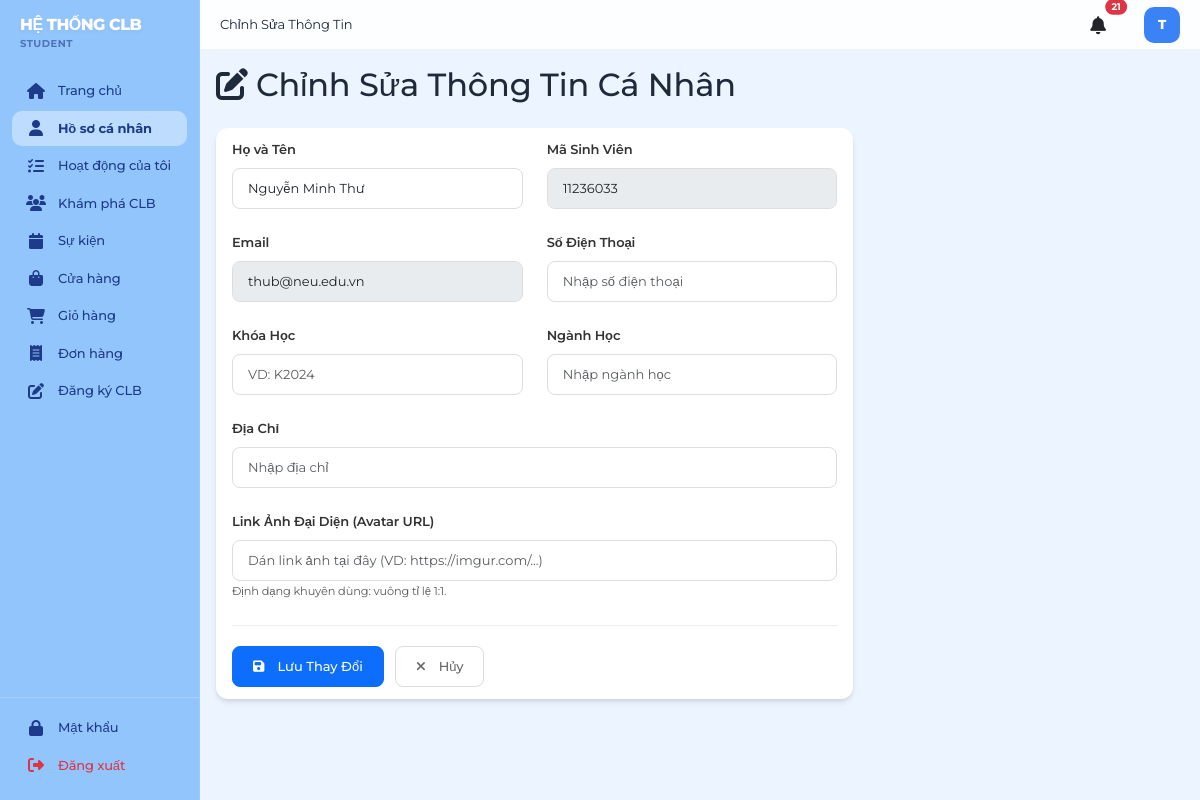
The app's page /student/profile/edit (signed in) with its own data.
### models.py (models this page shows, shortened)
class User(db.Model):
    __tablename__ = 'users'
    id = db.Column(db.Integer, primary_key=True)
    username = db.Column(db.String(120), unique=True, nullable=False)
    email = db.Column(db.String(120), unique=True, nullable=False)
    password_hash = db.Column(db.String(255), nullable=False)
    user_type = db.Column(db.String(20), nullable=False)  # student, club, admin
    status = db.Column(db.String(20), default=STATUS_ACTIVE)  # active, inactive
    created_at = db.Column(db.DateTime, default=datetime.utcnow)
    updated_at = db.Column(db.DateTime, default=datetime.utcnow, onupdate=datetime.utcnow)
    student_profile = db.relationship('Student', backref='user', uselist=False, cascade='all, delete-orphan')
    club_profile = db.relationship('Club', backref='user', uselist=False, cascade='all, delete-orphan', foreign_keys='Club.user_id')
    def is_student(self):
        return self.user_type == USER_TYPE_STUDENT
    def is_club(self):
        return self.user_type == USER_TYPE_CLUB

class Student(db.Model):
    __tablename__ = 'students'
    id = db.Column(db.Integer, primary_key=True)
    user_id = db.Column(db.Integer, db.ForeignKey('users.id'), nullable=False)
    student_code = db.Column(db.String(50), unique=True, nullable=False)
    full_name = db.Column(db.String(200), nullable=False)
    phone = db.Column(db.String(20))
    address = db.Column(db.String(255))
    university_year = db.Column(db.Integer)  # Năm học
    major = db.Column(db.String(100))
    avatar_url = db.Column(db.String(255))
    achievement_points = db.Column(db.Integer, default=0)  # Điểm Đoàn
    created_at = db.Column(db.DateTime, default=datetime.utcnow)
    updated_at = db.Column(db.DateTime, default=datetime.utcnow, onupdate=datetime.utcnow)
    club_applications = db.relationship('ClubApplication', backref='student', cascade='all, delete-orphan')
    event_registrations = db.relationship('EventRegistration', backref='student', cascade='all, delete-orphan')
    orders = db.relationship('Order', backref='student', cascade='all, delete-orphan')

### app.py (the view, shortened to what this page needs)
@app.route('/student/profile/edit', methods=['GET', 'POST'])
@login_required
def student_profile_edit():
    if not current_user.is_student():
        return redirect(url_for('index'))
    student = current_user.student_profile
    return render_template('student/profile_edit.html', student=student)

### templates/student/profile_edit.html (shortened to what this page needs)
{% extends "base.html" %}
{% block page_title %}Chỉnh Sửa Thông Tin{% endblock %}
{% block content %}
<h2 class="page-title mb-4">
    <i class="fas fa-edit me-2"></i>Chỉnh Sửa Thông Tin Cá Nhân
</h2>
<div class="row">
    <div class="col-md-8">
        <div class="card">
            <div class="card-body p-4">
                <form method="POST">
                    <div class="row mb-4">
                        <div class="col-md-6">
                            <label class="form-label" style="color: #333; font-weight: 600;">Họ và Tên</label>
                            <input type="text" name="full_name" class="form-control" value="{{ student.full_name or '' }}" required>
                        </div>
                        <div class="col-md-6">
                            <label class="form-label" style="color: #333; font-weight: 600;">Mã Sinh Viên</label>
                            <input type="text" name="student_code" class="form-control" value="{{ student.student_code or '' }}" disabled>
                        </div>
                    </div>
                    <div class="row mb-4">
                        <div class="col-md-6">
                            <label class="form-label" style="color: #333; font-weight: 600;">Email</label>
                            <input type="email" class="form-control" value="{{ current_user.email }}" disabled>
                        </div>
                        <div class="col-md-6">
                            <label class="form-label" style="color: #333; font-weight: 600;">Số Điện Thoại</label>
                            <input type="text" name="phone" class="form-control" value="{{ student.phone or '' }}" placeholder="Nhập số điện thoại">
                        </div>
                    </div>
                    <div class="row mb-4">
                        <div class="col-md-6">
                            <label class="form-label" style="color: #333; font-weight: 600;">Khóa Học</label>
                            <input type="text" name="university_year" class="form-control" value="{{ student.university_year or '' }}" placeholder="VD: K2024">
                        </div>
                        <div class="col-md-6">
                            <label class="form-label" style="color: #333; font-weight: 600;">Ngành Học</label>
                            <input type="text" name="major" class="form-control" value="{{ student.major or '' }}" placeholder="Nhập ngành học">
                        </div>
                    </div>
                    <div class="row mb-4">
                        <div class="col-12">
                            <label class="form-label" style="color: #333; font-weight: 600;">Địa Chỉ</label>
                            <input type="text" name="address" class="form-control" value="{{ student.address or '' }}" placeholder="Nhập địa chỉ">
                        </div>
                    </div>
                    <div class="row mb-4">
                        <div class="col-12">
                            <label class="form-label" style="color: #333; font-weight: 600;">Link Ảnh Đại Diện (Avatar URL)</label>
                            <input type="url" name="avatar_url" class="form-control" value="{{ student.avatar_url or '' }}" placeholder="Dán link ảnh tại đây (VD: https://imgur.com/...)">
                            <small class="text-muted">Định dạng khuyên dùng: vuông tỉ lệ 1:1.</small>
                        </div>
                    </div>
                    <div style="padding-top: 20px; border-top: 1px solid #eee;">
                        <button type="submit" class="btn btn-primary me-2">
                            <i class="fas fa-save me-2"></i>Lưu Thay Đổi
                        </button>
                        <a href="{{ url_for('student_profile') }}" class="btn btn-outline-secondary">
                            <i class="fas fa-times me-2"></i>Hủy
                        </a>
                    </div>
                </form>
            </div>
        </div>
    </div>
</div>
<link rel="stylesheet" href="{{ url_for('static', filename='css/student/profile_edit.css') }}">
{% endblock %}

### templates/base.html (shortened to what this page needs)
<!DOCTYPE html>
<html lang="vi">
<head>
    <link href="https://cdn.jsdelivr.net/npm/bootstrap@5.3.0/dist/css/bootstrap.min.css" rel="stylesheet">
    <link rel="stylesheet" href="https://cdnjs.cloudflare.com/ajax/libs/font-awesome/6.4.0/css/all.min.css">
<link rel="stylesheet" href="{{ url_for('static', filename='css/style.css') }}">
</head>
<body>
    <div class="layout">
        {% if not hide_sidebar %}
        <div class="sidebar">
            <div class="logo">
                <h5>HỆ THỐNG CLB</h5>
                <p>{% if current_user.is_authenticated %}{{ current_user.user_type }}{% else %}Sinh viên{% endif %}</p>
            </div>
            <nav class="sidebar-nav">
                {% if current_user.is_authenticated %}
                    {% if current_user.is_student() %}
                        <div class="nav-item">
                            <a href="{{ url_for('student_dashboard') }}" class="nav-link {% if request.endpoint == 'student_dashboard' %}active{% endif %}">
                                <i class="fas fa-home"></i> Trang chủ
                            </a>
                        </div>
                        <div class="nav-item">
                            <a href="{{ url_for('student_profile') }}" class="nav-link {% if request.endpoint and 'profile' in request.endpoint %}active{% endif %}">
                                <i class="fas fa-user"></i> Hồ sơ cá nhân
                            </a>
                        </div>
                        <div class="nav-item">
                            <a href="{{ url_for('student_activities') }}" class="nav-link {% if request.endpoint == 'student_activities' %}active{% endif %}">
                                <i class="fas fa-tasks"></i> Hoạt động của tôi
                            </a>
                        </div>
                        <div class="nav-item">
                            <a href="{{ url_for('student_clubs') }}" class="nav-link {% if request.endpoint == 'student_clubs' %}active{% endif %}">
                                <i class="fas fa-users"></i> Khám phá CLB
                            </a>
                        </div>
                        <div class="nav-item">
                            <a href="{{ url_for('student_events') }}" class="nav-link {% if request.endpoint == 'student_events' %}active{% endif %}">
                                <i class="fas fa-calendar"></i> Sự kiện
                            </a>
                        </div>
                        <div class="nav-item">
                            <a href="{{ url_for('products_list') }}" class="nav-link {% if 'product' in request.endpoint|string %}active{% endif %}">
                                <i class="fas fa-shopping-bag"></i> Cửa hàng
                            </a>
                        </div>
                        <div class="nav-item">
                            <a href="{{ url_for('cart') }}" class="nav-link {% if request.endpoint == 'cart' %}active{% endif %}">
                                <i class="fas fa-shopping-cart"></i> Giỏ hàng
                            </a>
                        </div>
                        <div class="nav-item">
                            <a href="{{ url_for('orders_list') }}" class="nav-link {% if request.endpoint == 'orders_list' %}active{% endif %}">
                                <i class="fas fa-receipt"></i> Đơn hàng
                            </a>
                        </div>
                        <div class="nav-item">
                            <a href="{{ url_for('student_club_register') }}" class="nav-link {% if request.endpoint == 'student_club_register' %}active{% endif %}">
                                <i class="fas fa-edit"></i> Đăng ký CLB
                            </a>
                        </div>
                    {% endif %}
                {% endif %}
            </nav>
            {% if current_user.is_authenticated %}
            <div class="sidebar-footer">
                <div class="nav-item">
                    <a href="{{ url_for('change_credentials') }}" class="nav-link {% if request.endpoint == 'change_credentials' %}active{% endif %}">
                        <i class="fas fa-lock"></i> Mật khẩu
                    </a>
                </div>
                <div class="nav-item">
                    <a href="{{ url_for('logout') }}" class="nav-link text-danger">
                        <i class="fas fa-sign-out-alt"></i> Đăng xuất
                    </a>
                </div>
            </div>
            {% endif %}
        </div>
        {% endif %}
        <div class="main-container {% if hide_sidebar %}no-sidebar{% endif %}">
            {% if not hide_sidebar %}
            <div class="top-header">
                <div class="header-left">
                    {% block page_title %}{% endblock %}
                </div>
                <div class="header-right">
                    <a href="{{ url_for('notifications_list') }}" class="notification-icon position-relative text-dark text-decoration-none me-3">
                        <i class="fas fa-bell"></i>
                        {% if unread_count > 0 %}
                        <span class="position-absolute top-0 start-100 translate-middle badge rounded-pill bg-danger" style="font-size: 0.6rem; padding: 0.35em 0.65em; border: 2px solid #fff;">
                            {{ unread_count if unread_count < 100 else '99+' }}
                        </span>
                        {% endif %}
                    </a>
                    {% if current_user.is_authenticated %}
                        {% set avatar = None %}
                        {% if current_user.is_student() and current_user.student_profile and current_user.student_profile.avatar_url %}
                            {% set avatar = current_user.student_profile.avatar_url %}
                        {% elif current_user.is_club() and current_user.club_profile and current_user.club_profile.logo_url %}
                            {% set avatar = current_user.club_profile.logo_url %}
                        {% endif %}
                        {% if avatar %}
                        <div class="user-avatar border border-2 shadow-sm" title="{{ current_user.username }}">
                            <img src="{{ avatar }}" alt="Avatar" style="width: 100%; height: 100%; object-fit: cover; border-radius: 50%;">
                        </div>
                        {% else %}
                        <div class="user-avatar" title="{{ current_user.username or 'User' }}">
                            {{ (current_user.username[0].upper() if current_user.username else '?') }}
                        </div>
                        {% endif %}
                    {% endif %}
                </div>
            </div>
            {% endif %}
            <div class="content-area">
                {% block content %}{% endblock %}
            </div>
        </div>
    </div>
</body>
</html>

### records on screen
User: user_type "STUDENT", username "T", email "thub@neu.edu.vn"
Student: full_name "Nguyễn Minh Thư", student_code "11236033"

### other values on screen
{{ unread_count if unread_count < 100 else '99+' }} "21"
